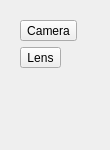
                                 <widget class="QWidget" name="TabLensfunLensParameters">
                                  <property name="geometry">
                                   <rect>
                                    <x>0</x>
                                    <y>0</y>
                                    <width>98</width>
                                    <height>150</height>
                                   </rect>
                                  </property>
                                  <attribute name="label">
                                   <string>Lens Parameters (Lensfun)</string>
                                  </attribute>
                                  <layout class="QVBoxLayout" name="verticalLayout_547">
                                   <item>
                                    <widget class="QWidget" name="widget_257" native="true">
                                     <layout class="QVBoxLayout" name="verticalLayout_548">
                                      <item>
                                       <widget class="QWidget" name="widget_158" native="true">
                                        <layout class="QHBoxLayout" name="horizontalLayout_87">
                                         <property name="leftMargin">
                                          <number>0</number>
                                         </property>
                                         <property name="topMargin">
                                          <number>0</number>
                                         </property>
                                         <property name="rightMargin">
                                          <number>0</number>
                                         </property>
                                         <property name="bottomMargin">
                                          <number>0</number>
                                         </property>
                                         <item>
                                          <widget class="QToolButton" name="LfunCameraButton">
                                           <property name="text">
                                            <string>Camera</string>
                                           </property>
                                          </widget>
                                         </item>
                                         <item>
                                          <widget class="QLabel" name="LfunCameraLabel">
                                           <property name="text">
                                            <string/>
                                           </property>
                                          </widget>
                                         </item>
                                        </layout>
                                       </widget>
                                      </item>
                                      <item>
                                       <widget class="QWidget" name="widget_159" native="true">
                                        <layout class="QHBoxLayout" name="horizontalLayout_888">
                                         <property name="leftMargin">
                                          <number>0</number>
                                         </property>
                                         <property name="topMargin">
                                          <number>0</number>
                                         </property>
                                         <property name="rightMargin">
                                          <number>0</number>
                                         </property>
                                         <property name="bottomMargin">
                                          <number>0</number>
                                         </property>
                                         <item>
                                          <widget class="QToolButton" name="LfunLensButton">
                                           <property name="text">
                                            <string>Lens</string>
                                           </property>
                                          </widget>
                                         </item>
                                         <item>
                                          <widget class="QLabel" name="LfunLensLabel">
                                           <property name="text">
                                            <string/>
                                           </property>
                                          </widget>
                                         </item>
                                        </layout>
                                       </widget>
                                      </item>
                                      <item>
                                       <widget class="QWidget" name="widget_160" native="true">
                                        <layout class="QHBoxLayout" name="horizontalLayout_189">
                                         <property name="leftMargin">
                                          <number>0</number>
                                         </property>
                                         <property name="topMargin">
                                          <number>0</number>
                                         </property>
                                         <property name="rightMargin">
                                          <number>0</number>
                                         </property>
                                         <property name="bottomMargin">
                                          <number>0</number>
                                         </property>
                                         <item>
                                          <widget class="QWidget" name="LfunFocalWidget" native="true"/>
                                         </item>
                                         <item>
                                          <spacer name="horizontalSpacer_4">
                                           <property name="orientation">
                                            <enum>Qt::Horizontal</enum>
                                           </property>
                                           <property name="sizeHint" stdset="0">
                                            <size>
                                             <width>40</width>
                                             <height>10</height>
                                            </size>
                                           </property>
                                          </spacer>
                                         </item>
                                        </layout>
                                       </widget>
                                      </item>
                                      <item>
                                       <widget class="QWidget" name="widget_162" native="true">
                                        <layout class="QHBoxLayout" name="horizontalLayout_63">
                                         <property name="leftMargin">
                                          <number>0</number>
                                         </property>
                                         <property name="topMargin">
                                          <number>0</number>
                                         </property>
                                         <property name="rightMargin">
                                          <number>0</number>
                                         </property>
                                         <property name="bottomMargin">
                                          <number>0</number>
                                         </property>
                                         <item>
                                          <widget class="QWidget" name="LfunApertureWidget" native="true"/>
                                         </item>
                                         <item>
                                          <widget class="QWidget" name="LfunDistanceWidget" native="true"/>
                                         </item>
                                         <item>
                                          <spacer name="horizontalSpacer_41">
                                           <property name="orientation">
                                            <enum>Qt::Horizontal</enum>
                                           </property>
                                           <property name="sizeHint" stdset="0">
                                            <size>
                                             <width>723</width>
                                             <height>10</height>
                                            </size>
                                           </property>
                                          </spacer>
                                         </item>
                                        </layout>
                                       </widget>
                                      </item>
                                      <item>
                                       <widget class="QWidget" name="LfunScaleWidget" native="true"/>
                                      </item>
                                      <item>
                                       <widget class="QWidget" name="LfunAutoScaleWidget" native="true"/>
                                      </item>
                                     </layout>
                                    </widget>
                                   </item>
                                   <item>
                                    <spacer name="verticalSpacer_529">
                                     <property name="orientation">
                                      <enum>Qt::Vertical</enum>
                                     </property>
                                     <property name="sizeType">
                                      <enum>QSizePolicy::Expanding</enum>
                                     </property>
                                     <property name="sizeHint" stdset="0">
                                      <size>
                                       <width>20</width>
                                       <height>40</height>
                                      </size>
                                     </property>
                                    </spacer>
                                   </item>
                                  </layout>
                                 </widget>
